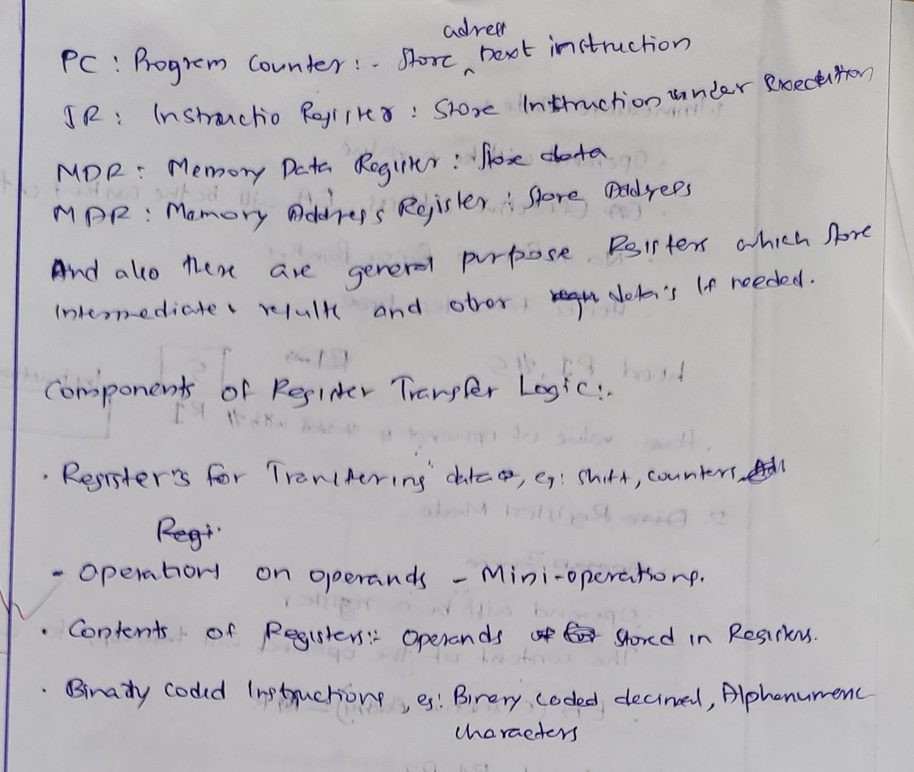
#> input picture answer2.jpg, 914 x 772 px, shrunk from 1530 x 1292 before the run
$ python preprocess.py
#> lines starting #> are read from the running program, lines starting #| are printed output that depends on the picture; after the words box and inside, x2 and y2 are one past the last pixel; in counts of white or black regions, pixels touching at a corner belong together
# filepath: c:\answerly\preprocess.py
import cv2
import numpy as np
from PIL import Image
import pytesseract

# Set the Tesseract executable path
pytesseract.pytesseract.tesseract_cmd = r'C:\Program Files\Tesseract-OCR\tesseract.exe'

# Load the image
image_path = "answer2.jpg"
image = cv2.imread(image_path, cv2.IMREAD_COLOR)
#> image is the input picture: shape (772, 914, 3); mean B, G, R 183.1, 179.5, 181.2

# Convert to grayscale
gray = cv2.cvtColor(image, cv2.COLOR_BGR2GRAY)
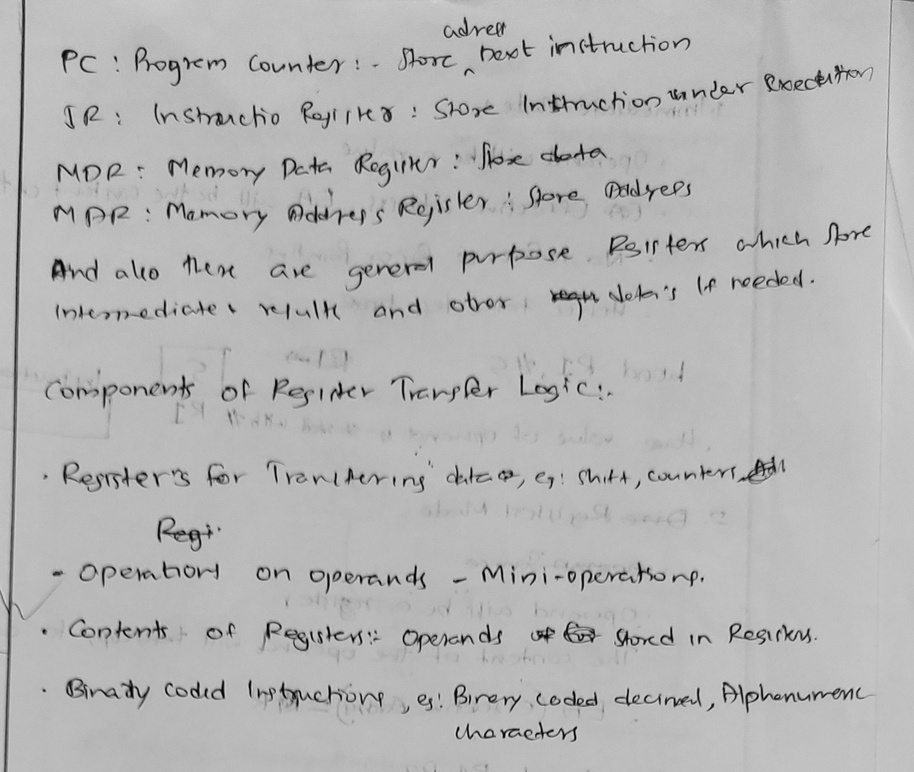
#> gray: shape (772, 914); min 1, max 221, mean 180.4

# Apply GaussianBlur to reduce noise
blurred = cv2.GaussianBlur(gray, (5, 5), 0)

# Use adaptive thresholding to get a black & white effect
binary = cv2.adaptiveThreshold(
    blurred, 255, cv2.ADAPTIVE_THRESH_GAUSSIAN_C, cv2.THRESH_BINARY, 11, 2
)
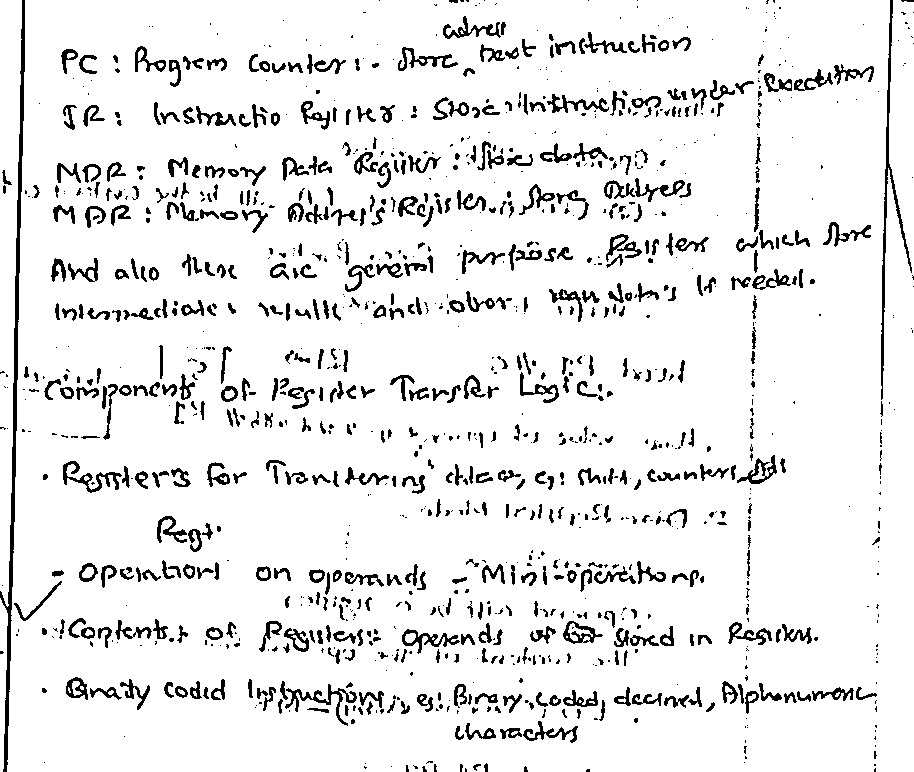
#> binary: shape (772, 914); 91.5% white; 1190 black regions (580 under 20 px), largest, box (x1, y1, x2, y2) and area: (0, 0, 25, 772) 2951, (881, 0, 912, 400) 1345, (285, 684, 357, 726) 586

# Denoise to improve OCR accuracy
denoised = cv2.fastNlMeansDenoising(binary, h=30)

# Sharpen the image to make text clearer
kernel = np.array([[0, -1, 0], [-1, 5, -1], [0, -1, 0]])
sharpened = cv2.filter2D(denoised, -1, kernel)

# Save for testing
cv2.imwrite("processed1.jpg", sharpened)

# Convert to PIL format for OCR
image_pil = Image.fromarray(sharpened)

# Run OCR on preprocessed image
#> (the run stopped early here; a loop or call above may not have finished)

$ run again, with answer1.jpg copied over answer2.jpg
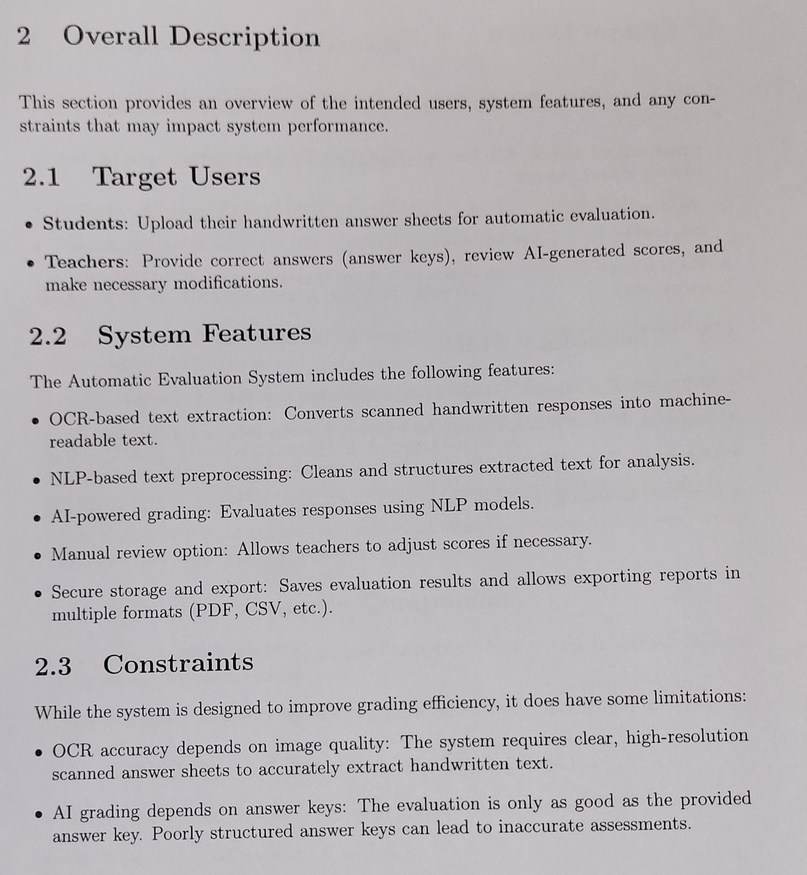
#> input picture answer1.jpg, 807 x 875 px, shrunk from 1626 x 1763 before the run
#> image is the input picture: shape (875, 807, 3); mean B, G, R 182.6, 179.2, 183.7
#> `binary = cv2.adaptiveThreshold( blurred, 255, cv2.ADAPTIVE_THRESH_GAUS..`:
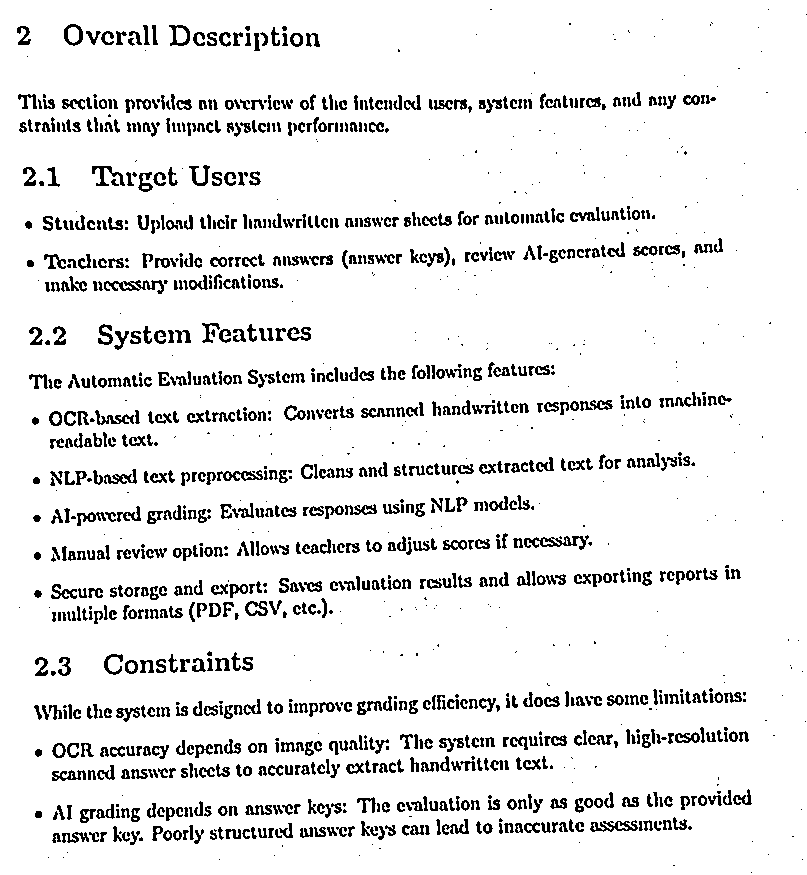
#> binary: shape (875, 807); 91.4% white; black in thin lines or dots

$ run again, with answer3.jpeg copied over answer2.jpg
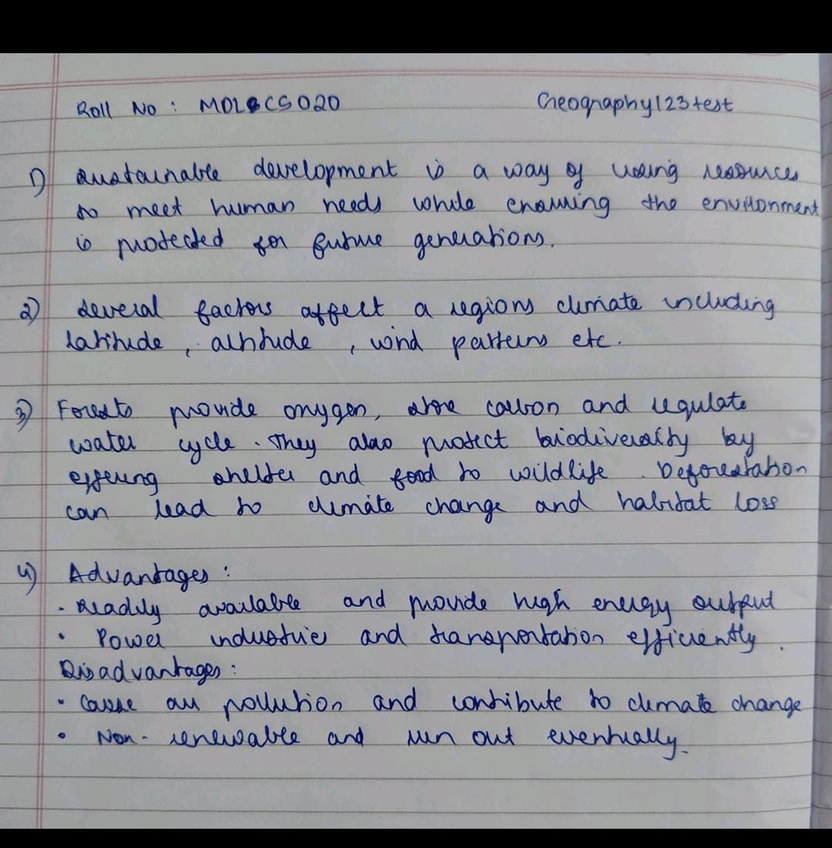
#> input picture answer3.jpeg, 832 x 848 px, shrunk from 1080 x 1100 before the run
#> image is the input picture: shape (848, 832, 3); mean B, G, R 147.6, 143, 141.6
#> `gray = cv2.cvtColor(image, cv2.COLOR_BGR2GRAY)`:
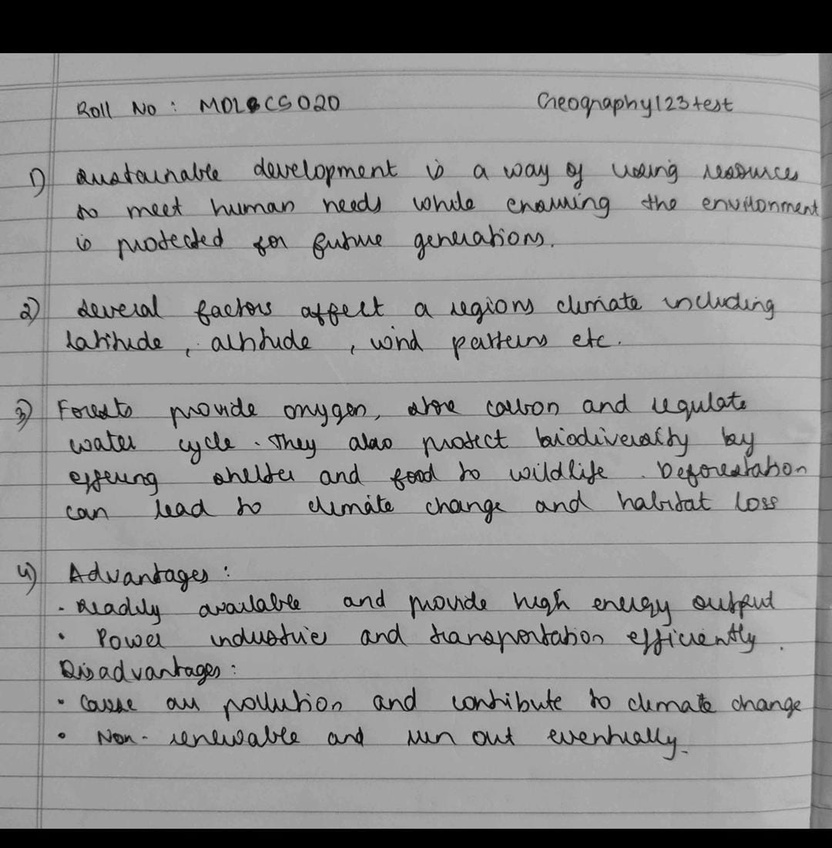
#> gray: shape (848, 832); min 0, max 200, mean 143.1
#> `binary = cv2.adaptiveThreshold( blurred, 255, cv2.ADAPTIVE_THRESH_GAUS..`:
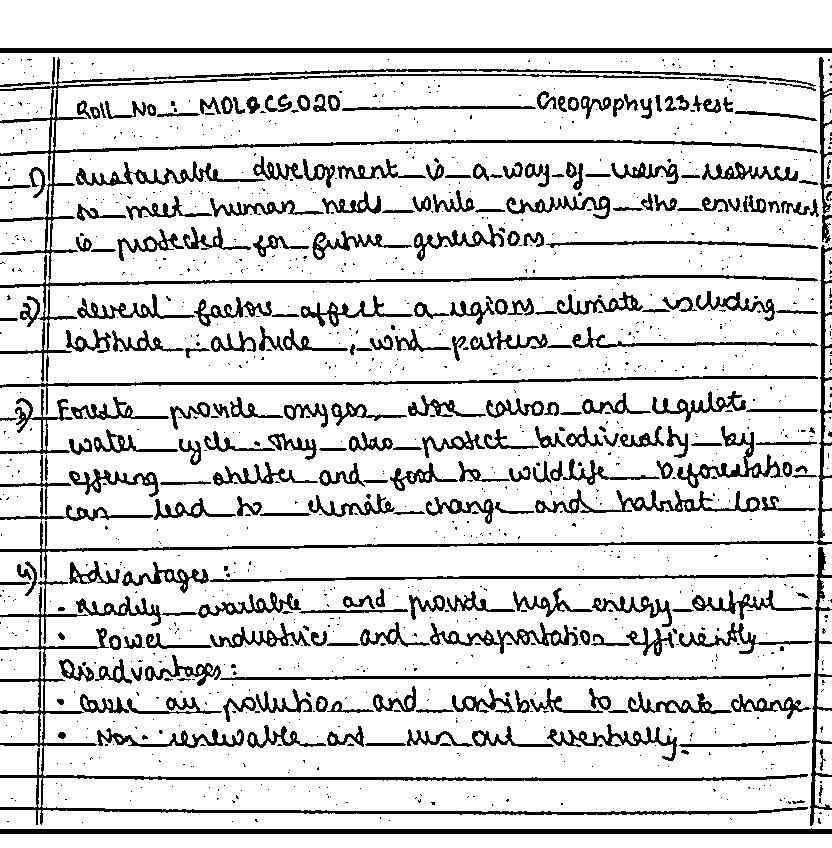
#> binary: shape (848, 832); 84.6% white; 1198 black regions (936 under 20 px), largest, box (x1, y1, x2, y2) and area: (0, 245, 832, 825) 11034, (0, 57, 818, 281) 7194, (0, 828, 832, 834) 4161
